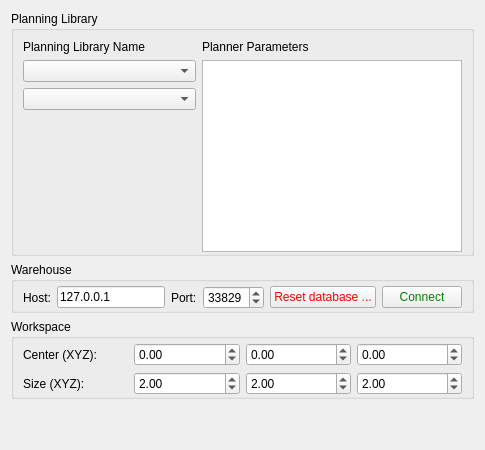
     <widget class="QWidget" name="context">
      <attribute name="title">
       <string>Context</string>
      </attribute>
      <layout class="QVBoxLayout" name="verticalLayout_3">
       <item>
        <widget class="QGroupBox" name="groupBox1">
         <property name="title">
          <string>Planning Library</string>
         </property>
         <layout class="QHBoxLayout" name="horizontalLayout_8" stretch="2,3">
          <property name="bottomMargin">
           <number>1</number>
          </property>
          <item>
           <layout class="QVBoxLayout" name="verticalLayout_13">
            <item>
             <widget class="QLabel" name="library_label">
              <property name="sizePolicy">
               <sizepolicy hsizetype="MinimumExpanding" vsizetype="Preferred">
                <horstretch>0</horstretch>
                <verstretch>0</verstretch>
               </sizepolicy>
              </property>
              <property name="text">
               <string>Planning Library Name</string>
              </property>
             </widget>
            </item>
            <item>
             <widget class="QComboBox" name="planning_pipeline_combo_box">
              <property name="sizePolicy">
               <sizepolicy hsizetype="MinimumExpanding" vsizetype="Preferred">
                <horstretch>0</horstretch>
                <verstretch>0</verstretch>
               </sizepolicy>
              </property>
             </widget>
            </item>
            <item>
             <widget class="QComboBox" name="planning_algorithm_combo_box">
              <property name="sizePolicy">
               <sizepolicy hsizetype="MinimumExpanding" vsizetype="Preferred">
                <horstretch>0</horstretch>
                <verstretch>0</verstretch>
               </sizepolicy>
              </property>
             </widget>
            </item>
            <item>
             <spacer name="verticalSpacer_10">
              <property name="orientation">
               <enum>Qt::Vertical</enum>
              </property>
              <property name="sizeType">
               <enum>QSizePolicy::Expanding</enum>
              </property>
              <property name="sizeHint" stdset="0">
               <size>
                <width>20</width>
                <height>40</height>
               </size>
              </property>
             </spacer>
            </item>
           </layout>
          </item>
          <item>
           <layout class="QVBoxLayout" name="verticalLayout_14">
            <item>
             <widget class="QLabel" name="label_15">
              <property name="text">
               <string>Planner Parameters</string>
              </property>
             </widget>
            </item>
            <item>
             <widget class="moveit_rviz_plugin::MotionPlanningParamWidget" name="planner_param_treeview">
              <property name="autoScroll">
               <bool>false</bool>
              </property>
              <property name="indentation">
               <number>0</number>
              </property>
              <property name="rootIsDecorated">
               <bool>false</bool>
              </property>
              <attribute name="headerMinimumSectionSize">
               <number>20</number>
              </attribute>
             </widget>
            </item>
           </layout>
          </item>
         </layout>
        </widget>
       </item>
       <item>
        <widget class="QGroupBox" name="groupBox2">
         <property name="title">
          <string>Warehouse</string>
         </property>
         <layout class="QHBoxLayout" name="horizontalLayout">
          <property name="topMargin">
           <number>4</number>
          </property>
          <property name="bottomMargin">
           <number>1</number>
          </property>
          <item>
           <widget class="QLabel" name="label_2">
            <property name="text">
             <string>Host:</string>
            </property>
           </widget>
          </item>
          <item>
           <widget class="QLineEdit" name="database_host">
            <property name="text">
             <string>127.0.0.1</string>
            </property>
           </widget>
          </item>
          <item>
           <widget class="QLabel" name="label_3">
            <property name="text">
             <string>Port:</string>
            </property>
           </widget>
          </item>
          <item>
           <widget class="QSpinBox" name="database_port">
            <property name="maximum">
             <number>65535</number>
            </property>
            <property name="value">
             <number>33829</number>
            </property>
           </widget>
          </item>
          <item>
           <widget class="QPushButton" name="reset_db_button">
            <property name="sizePolicy">
             <sizepolicy hsizetype="Preferred" vsizetype="Fixed">
              <horstretch>0</horstretch>
              <verstretch>0</verstretch>
             </sizepolicy>
            </property>
            <property name="styleSheet">
             <string notr="true">color:red</string>
            </property>
            <property name="text">
             <string>Reset database ...</string>
            </property>
            <property name="default">
             <bool>false</bool>
            </property>
            <property name="flat">
             <bool>false</bool>
            </property>
           </widget>
          </item>
          <item>
           <widget class="QPushButton" name="database_connect_button">
            <property name="styleSheet">
             <string notr="true">color:green</string>
            </property>
            <property name="text">
             <string>Connect</string>
            </property>
            <property name="checkable">
             <bool>false</bool>
            </property>
            <property name="checked">
             <bool>false</bool>
            </property>
            <property name="default">
             <bool>false</bool>
            </property>
            <property name="flat">
             <bool>false</bool>
            </property>
           </widget>
          </item>
         </layout>
        </widget>
       </item>
       <item>
        <widget class="QGroupBox" name="groupBox_6">
         <property name="title">
          <string>Workspace</string>
         </property>
         <layout class="QGridLayout" name="gridLayout_18">
          <property name="topMargin">
           <number>4</number>
          </property>
          <property name="bottomMargin">
           <number>1</number>
          </property>
          <item row="0" column="0">
           <widget class="QLabel" name="label_21">
            <property name="text">
             <string>Center (XYZ):</string>
            </property>
           </widget>
          </item>
          <item row="0" column="1">
           <widget class="QDoubleSpinBox" name="wcenter_x">
            <property name="sizePolicy">
             <sizepolicy hsizetype="Ignored" vsizetype="Fixed">
              <horstretch>0</horstretch>
              <verstretch>0</verstretch>
             </sizepolicy>
            </property>
            <property name="minimum">
             <double>-10000.000000000000000</double>
            </property>
            <property name="maximum">
             <double>10000.000000000000000</double>
            </property>
           </widget>
          </item>
          <item row="0" column="2">
           <widget class="QDoubleSpinBox" name="wcenter_y">
            <property name="sizePolicy">
             <sizepolicy hsizetype="Ignored" vsizetype="Fixed">
              <horstretch>0</horstretch>
              <verstretch>0</verstretch>
             </sizepolicy>
            </property>
            <property name="minimum">
             <double>-10000.000000000000000</double>
            </property>
            <property name="maximum">
             <double>10000.000000000000000</double>
            </property>
           </widget>
          </item>
          <item row="0" column="3">
           <widget class="QDoubleSpinBox" name="wcenter_z">
            <property name="sizePolicy">
             <sizepolicy hsizetype="Ignored" vsizetype="Fixed">
              <horstretch>0</horstretch>
              <verstretch>0</verstretch>
             </sizepolicy>
            </property>
            <property name="minimum">
             <double>-10000.000000000000000</double>
            </property>
            <property name="maximum">
             <double>10000.000000000000000</double>
            </property>
           </widget>
          </item>
          <item row="1" column="0">
           <widget class="QLabel" name="label_22">
            <property name="text">
             <string>Size (XYZ):</string>
            </property>
           </widget>
          </item>
          <item row="1" column="1">
           <widget class="QDoubleSpinBox" name="wsize_x">
            <property name="sizePolicy">
             <sizepolicy hsizetype="Ignored" vsizetype="Fixed">
              <horstretch>0</horstretch>
              <verstretch>0</verstretch>
             </sizepolicy>
            </property>
            <property name="wrapping">
             <bool>false</bool>
            </property>
            <property name="minimum">
             <double>-10000.000000000000000</double>
            </property>
            <property name="maximum">
             <double>10000.000000000000000</double>
            </property>
            <property name="value">
             <double>2.000000000000000</double>
            </property>
           </widget>
          </item>
          <item row="1" column="2">
           <widget class="QDoubleSpinBox" name="wsize_y">
            <property name="sizePolicy">
             <sizepolicy hsizetype="Ignored" vsizetype="Fixed">
              <horstretch>0</horstretch>
              <verstretch>0</verstretch>
             </sizepolicy>
            </property>
            <property name="minimum">
             <double>-10000.000000000000000</double>
            </property>
            <property name="maximum">
             <double>10000.000000000000000</double>
            </property>
            <property name="value">
             <double>2.000000000000000</double>
            </property>
           </widget>
          </item>
          <item row="1" column="3">
           <widget class="QDoubleSpinBox" name="wsize_z">
            <property name="sizePolicy">
             <sizepolicy hsizetype="Ignored" vsizetype="Fixed">
              <horstretch>0</horstretch>
              <verstretch>0</verstretch>
             </sizepolicy>
            </property>
            <property name="minimum">
             <double>-10000.000000000000000</double>
            </property>
            <property name="maximum">
             <double>10000.000000000000000</double>
            </property>
            <property name="value">
             <double>2.000000000000000</double>
            </property>
           </widget>
          </item>
         </layout>
        </widget>
       </item>
       <item>
        <spacer name="verticalSpacer_5">
         <property name="orientation">
          <enum>Qt::Vertical</enum>
         </property>
         <property name="sizeHint" stdset="0">
          <size>
           <width>20</width>
           <height>40</height>
          </size>
         </property>
        </spacer>
       </item>
      </layout>
     </widget>
